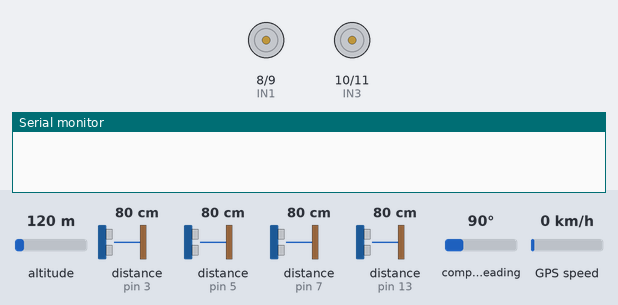
Bench run of a sketch on a simulated Arduino Mega 2560, built with avr-gcc and run on an emulated ATmega2560. Shown: motor-driver pin pairs drawn as motors (green arrow = first pin HIGH = forward, orange = second pin HIGH = backward, longer = more drive), the last lines printed to the serial monitor. Wiring (inferred from the names in the program): 2 × ultrasonic range finder: trigger pin 2, echo pin 3 / trigger pin 4, echo pin 5. The test bench sets the inputs (shaded band); at power-on: distance to the obstacle (sensors on pin 5, pin 7, pin 3, pin 13) 80 cm, altitude 120 m, compass heading 90°, GPS speed 0 km/h. The echo pulse lasts 58.3 µs per cm; the GPS gets a fix after 3 s at 37.7749, -122.4194 with 8 satellites.

Above: at 1.8 s.
1.9 s: distance to the obstacle (sensor on pin 5) set to 23 cm
4.6 s: distance to the obstacle (sensor on pin 5) set to 19 cm
At 5.7 s:
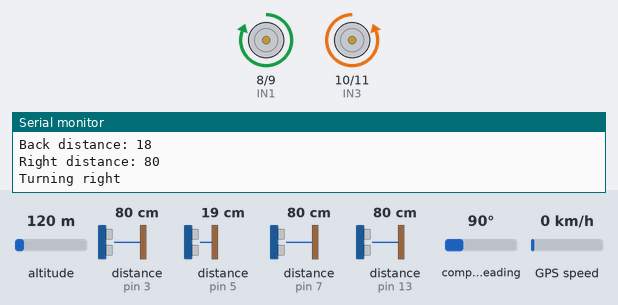
6.8 s: distance to the obstacle (sensor on pin 5) set to 35 cm
At 8.7 s:
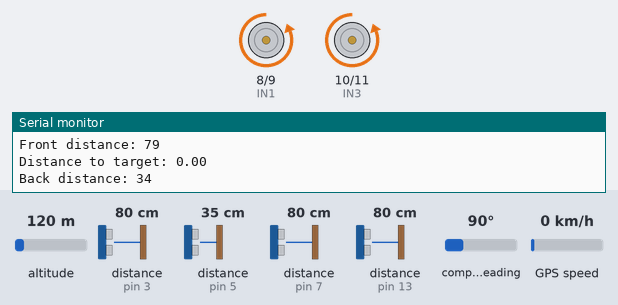
9.0 s: distance to the obstacle (sensor on pin 5) set to 2 cm
At 10.7 s:
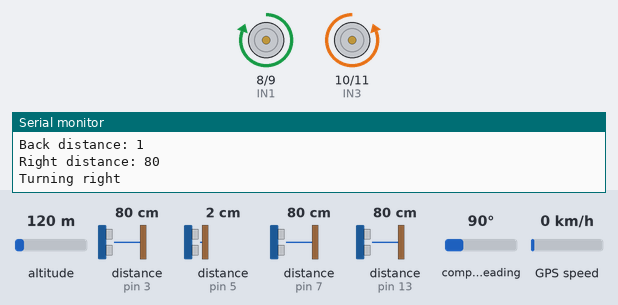
11.2 s: distance to the obstacle (sensor on pin 7) set to 21 cm
13.2 s: distance to the obstacle (sensor on pin 7) set to 17 cm
At 15.4 s:
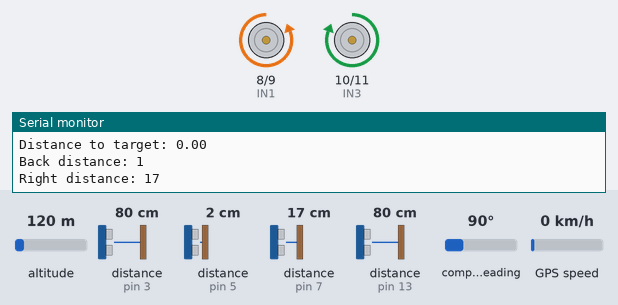
Timing chart, 0 to 16.7 s (numbered marks = the images above; inputs shaded):
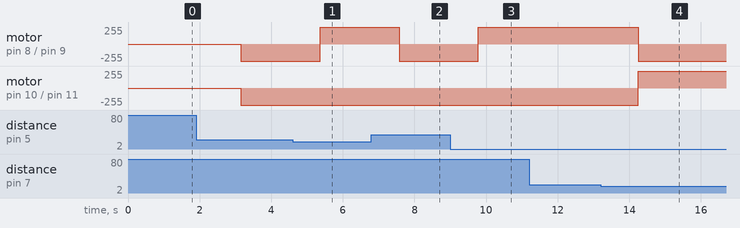

Measured:
- the behaviour switches between 21 and 20 cm on distance to the obstacle (sensor on pin 5) (found by bisection; images 0 and 1)
- the behaviour switches between 20 and 19 cm on distance to the obstacle (sensor on pin 7) (found by bisection; images 3 and 4)
- after the input at 4.6 s, motor on pin 8 (IN1) / pin 9 (IN2): backward 255/255 → forward 255/255 after 0.76 s
- after the input at 6.8 s, motor on pin 8 (IN1) / pin 9 (IN2): forward 255/255 → backward 255/255 after 0.77 s
- after the input at 9.0 s, motor on pin 8 (IN1) / pin 9 (IN2): backward 255/255 → forward 255/255 after 0.78 s
- after the input at 13.2 s, motor on pin 8 (IN1) / pin 9 (IN2): forward 255/255 → backward 255/255 after 1.0 s; motor on pin 10 (IN3) / pin 11 (IN4): backward 255/255 → forward 255/255 after 1.0 s

The sketch:

delivery-2.ino
```cpp
#include <SoftwareSerial.h>
#include <TinyGPS++.h>

// Define motor pins for Arduino Mega using one motor driver
#define IN1  8   // Motor 1
#define IN2  9   // Motor 1
#define IN3  10  // Motor 2
#define IN4  11  // Motor 2

// Define ultrasonic sensor pins
#define TRIG_FRONT  2   // Front sensor
#define ECHO_FRONT  3   // Front sensor
#define TRIG_BACK   4   // Back sensor
#define ECHO_BACK   5   // Back sensor
#define TRIG_RIGHT  6   // Right sensor
#define ECHO_RIGHT  7   // Right sensor
#define TRIG_LEFT   12  // Left sensor
#define ECHO_LEFT   13  // Left sensor

// GPS Module pins
#define RXPin 4
#define TXPin 3
#define GPSBaud 9600

const int distanceThreshold = 20; // Distance threshold in cm for obstacle detection

// Set target GPS coordinates (latitude and longitude)
const double targetLat = 37.7749;   // Example: Target Latitude
const double targetLng = -122.4194; // Example: Target Longitude

TinyGPSPlus gps; // Create a GPS object
SoftwareSerial ss(RXPin, TXPin); // Create a GPS software serial object

void setup() {
  // Initialize the motor pins as outputs
  pinMode(IN1, OUTPUT);
  pinMode(IN2, OUTPUT);
  pinMode(IN3, OUTPUT);
  pinMode(IN4, OUTPUT);

  // Initialize the ultrasonic sensor pins
  pinMode(TRIG_FRONT, OUTPUT);
  pinMode(ECHO_FRONT, INPUT);
  pinMode(TRIG_BACK, OUTPUT);
  pinMode(ECHO_BACK, INPUT);
  pinMode(TRIG_RIGHT, OUTPUT);
  pinMode(ECHO_RIGHT, INPUT);
  pinMode(TRIG_LEFT, OUTPUT);
  pinMode(ECHO_LEFT, INPUT);

  // Start serial communication for debugging
  Serial.begin(9600);
  ss.begin(GPSBaud); // Start the GPS communication
}

void loop() {
  while (ss.available() > 0) {
    gps.encode(ss.read());
  }

  if (gps.location.isUpdated()) {
    double currentLat = gps.location.lat();
    double currentLng = gps.location.lng();

    Serial.print("Current Location: ");
    Serial.print(currentLat, 6);
    Serial.print(", ");
    Serial.println(currentLng, 6);

    if (!isObstacleFront() && !reachedDestination(currentLat, currentLng)) {
      moveForward();
    } else if (!isObstacleBack()) {
      moveBackward();
    } else if (!isObstacleRight()) {
      turnRight();
    } else if (!isObstacleLeft()) {
      turnLeft();
    } else {
      stopMotors();
    }
  }

  delay(500); // Adjust delay as needed for smoother movement
}

void moveForward() {
  Serial.println("Moving forward");
  digitalWrite(IN1, HIGH);
  digitalWrite(IN2, LOW);
  digitalWrite(IN3, HIGH);
  digitalWrite(IN4, LOW);
}

void moveBackward() {
  Serial.println("Moving backward");
  digitalWrite(IN1, LOW);
  digitalWrite(IN2, HIGH);
  digitalWrite(IN3, LOW);
  digitalWrite(IN4, HIGH);
}

void turnLeft() {
  Serial.println("Turning left");
  digitalWrite(IN1, LOW);
  digitalWrite(IN2, HIGH);
  digitalWrite(IN3, HIGH);
  digitalWrite(IN4, LOW);
}

void turnRight() {
  Serial.println("Turning right");
  digitalWrite(IN1, HIGH);
  digitalWrite(IN2, LOW);
  digitalWrite(IN3, LOW);
  digitalWrite(IN4, HIGH);
}

void stopMotors() {
  Serial.println("Stopping motors");
  digitalWrite(IN1, LOW);
  digitalWrite(IN2, LOW);
  digitalWrite(IN3, LOW);
  digitalWrite(IN4, LOW);
}

// Function to measure distance using an ultrasonic sensor
long measureDistance(int trigPin, int echoPin) {
  digitalWrite(trigPin, LOW);
  delayMicroseconds(2);
  digitalWrite(trigPin, HIGH);
  delayMicroseconds(10);
  digitalWrite(trigPin, LOW);

  long duration = pulseIn(echoPin, HIGH);
  long distance = (duration / 2) / 29.1; // Convert time to distance in cm
  return distance;
}

// Check for obstacles
bool isObstacleFront() {
  long distance = measureDistance(TRIG_FRONT, ECHO_FRONT);
  Serial.print("Front distance: ");
  Serial.println(distance);
  return (distance < distanceThreshold);
}

bool isObstacleBack() {
  long distance = measureDistance(TRIG_BACK, ECHO_BACK);
  Serial.print("Back distance: ");
  Serial.println(distance);
  return (distance < distanceThreshold);
}

bool isObstacleRight() {
  long distance = measureDistance(TRIG_RIGHT, ECHO_RIGHT);
  Serial.print("Right distance: ");
  Serial.println(distance);
  return (distance < distanceThreshold);
}

bool isObstacleLeft() {
  long distance = measureDistance(TRIG_LEFT, ECHO_LEFT);
  Serial.print("Left distance: ");
  Serial.println(distance);
  return (distance < distanceThreshold);
}

// Function to check if the robot has reached the target destination
bool reachedDestination(double currentLat, double currentLng) {
  double distance = gpsDistance(currentLat, currentLng, targetLat, targetLng);
  Serial.print("Distance to target: ");
  Serial.println(distance);
  return distance < 5.0; // Threshold distance in meters
}

// Function to calculate distance between two GPS coordinates
double gpsDistance(double lat1, double lng1, double lat2, double lng2) {
  const double R = 6371000; // Radius of Earth in meters
  double dLat = radians(lat2 - lat1);
  double dLng = radians(lng2 - lng1);

  double a = sin(dLat / 2) * sin(dLat / 2) +
             cos(radians(lat1)) * cos(radians(lat2)) *
             sin(dLng / 2) * sin(dLng / 2);

  double c = 2 * atan2(sqrt(a), sqrt(1 - a));
  return R * c;
}
```
